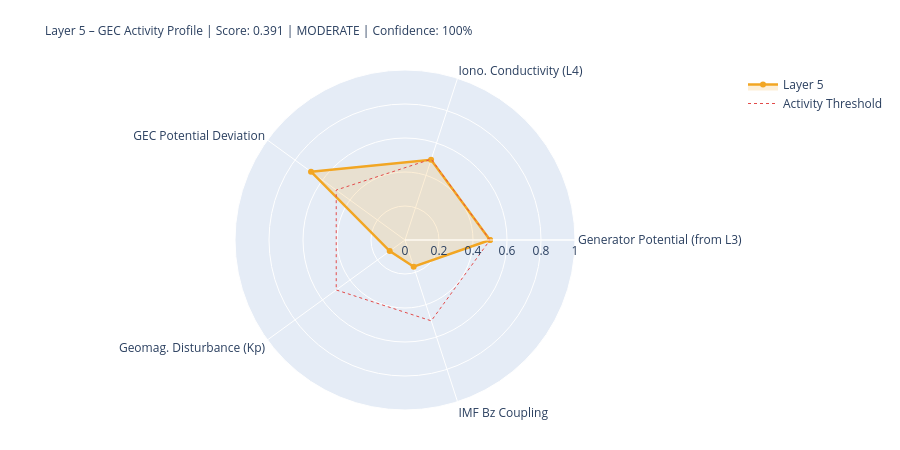

Write notebook code for a chart like this one.
### Markdown cell above
---
## 5. State Assessment & Handoff to Layer 6

### Code cell
# ============================================================
# LAYER-5-SCORE
# ============================================================

# Components
# 1) Generator activity (Layer-3-driven)
gen_score = norm(generator_strength, 0.3, 2.0)
gen_src   = 'from_layer3' if l3_thunder_score is not None else 'estimated'

# 2) Ionospheric conductivity (Layer-4-driven)
iono_score = norm(iono_cond_factor, 0.7, 1.4)
iono_src   = 'from_layer4' if l4_ioniz is not None else 'estimated'

# 3) GEC potential deviation from reference
pot_score = norm(abs(delta_V_pct), 0, 30)  # 0 = at reference, 1 = 30% deviation
pot_src   = 'derived'

# 4) Geomagnetic disturbance (Kp) – modulates vertical currents
kp_score = norm(kp_val, 0, 9)
kp_src   = 'primary' if kp_now is not None else 'from_layer4'

# 5) IMF Bz coupling (southward = stronger M-I coupling → GEC influence)
bz_score = norm(-(bz_now or 0), -5, 30) if bz_now is not None else None
bz_src   = 'primary' if bz_now is not None else 'missing'

COMPONENTS = {
    'Generator Potential (from L3)':  {'score': gen_score,   'source': 'derived_from_layer3', 'dynamic': True},
    'Iono. Conductivity (L4)':      {'score': iono_score,  'source': iono_src, 'dynamic': True},
    'GEC Potential Deviation':      {'score': pot_score,   'source': pot_src,  'dynamic': True},
    'Geomag. Disturbance (Kp)':         {'score': kp_score,    'source': kp_src,   'dynamic': True},
    'IMF Bz Coupling':               {'score': bz_score,    'source': bz_src,   'dynamic': True},
}

available   = {k: v['score'] for k, v in COMPONENTS.items() if v['score'] is not None}
unavailable = [k for k, v in COMPONENTS.items() if v['score'] is None]
layer5_score = round(sum(available.values()) / len(available), 4) if available else None
confidence   = round(len(available) / len(COMPONENTS), 2)
level = ('unknown' if layer5_score is None
         else 'quiet'   if layer5_score < 0.3
         else 'moderate' if layer5_score < 0.6
         else 'active')
dominant_l5 = max(available, key=available.get) if available else 'none'

# Kp consistency: separate 1-min raw value from score value
kp_1m_raw   = kp_now          # directly from API (can be 0.0 during live measurement)
kp_for_score = kp_val          # from Layer-0 context or estimated value if needed
kp_score_src = kp_src

W = 68
print('=' * W)
print('LAYER 5 – GLOBAL ELECTRIC CIRCUIT – STATE ASSESSMENT')
print('=' * W)
for name, comp in COMPONENTS.items():
    s = comp['score']
    if s is not None:
        bar = '█' * int(s*20) + '░' * (20-int(s*20))
        print(f'  {name:<34} {bar}  {s:.3f}  [{comp["source"]}]')
    else:
        print(f'  {name:<34} {"─"*20}  n/a   [missing]')
print('-' * W)
print(f'  Score:         {layer5_score:.3f}  ({len(available)}/{len(COMPONENTS)} components)')
print(f'  Confidence:    {confidence:.0%}')
print(f'  Level:         {level.upper()}')
print(f'  Dominant:      {dominant_l5}')
print(f'  V_iono:        {V_iono_mod:.1f} kV  (Δ {delta_V_pct:+.1f}% vs. Ref)')
print(f'  I_total:       {I_total_mod:.1f} A   (Δ {delta_I_pct:+.1f}% vs. Ref)')
print('=' * W)

# Radar
cats   = list(available.keys())
vals_r = list(available.values())
if len(cats) >= 3:
    fig = go.Figure()
    fig.add_trace(go.Scatterpolar(
        r=vals_r + [vals_r[0]], theta=cats + [cats[0]],
        fill='toself', fillcolor='rgba(242,166,35,0.18)',
        line=dict(color='#F2A623', width=2.5), name='Layer 5'
    ))
    fig.add_trace(go.Scatterpolar(
        r=[0.5]*(len(cats)+1), theta=cats+[cats[0]],
        line=dict(color='#E24B4A', dash='dot', width=1),
        mode='lines', name='Activity Threshold'
    ))
    fig.update_layout(
        title=dict(
            text=f'Layer 5 – GEC Activity Profile | Score: {layer5_score:.3f} | {level.upper()} | Confidence: {confidence:.0%}',
            font=dict(size=12)
        ),
        polar=dict(radialaxis=dict(visible=True, range=[0,1])),
        height=450, showlegend=True,
        margin=dict(l=80, r=80, t=70, b=40)
    )
    fig.show()

### Figure 1 — Plotly figure (JSON) as saved in the notebook; plotly's stock layout.template omitted (floating-point values rounded to 4 significant figures)
{"data": [{"fill": "toself", "fillcolor": "rgba(242,166,35,0.18)", "line": {"color": "#F2A623", "width": 2.5}, "name": "Layer 5", "r": [0.5, 0.4963, 0.6833, 0.1111, 0.1651, 0.5], "theta": ["Generator Potential (from L3)", "Iono. Conductivity (L4)", "GEC Potential Deviation", "Geomag. Disturbance (Kp)", "IMF Bz Coupling", "Generator Potential (from L3)"], "type": "scatterpolar"}, {"line": {"color": "#E24B4A", "dash": "dot", "width": 1}, "mode": "lines", "name": "Activity Threshold", "r": [0.5, 0.5, 0.5, 0.5, 0.5, 0.5], "theta": ["Generator Potential (from L3)", "Iono. Conductivity (L4)", "GEC Potential Deviation", "Geomag. Disturbance (Kp)", "IMF Bz Coupling", "Generator Potential (from L3)"], "type": "scatterpolar"}], "layout": {"height": 450, "margin": {"b": 40, "l": 80, "r": 80, "t": 70}, "polar": {"radialaxis": {"range": [0, 1], "visible": true}}, "showlegend": true, "title": {"font": {"size": 12}, "text": "Layer 5 – GEC Activity Profile | Score: 0.391 | MODERATE | Confidence: 100%"}}}
